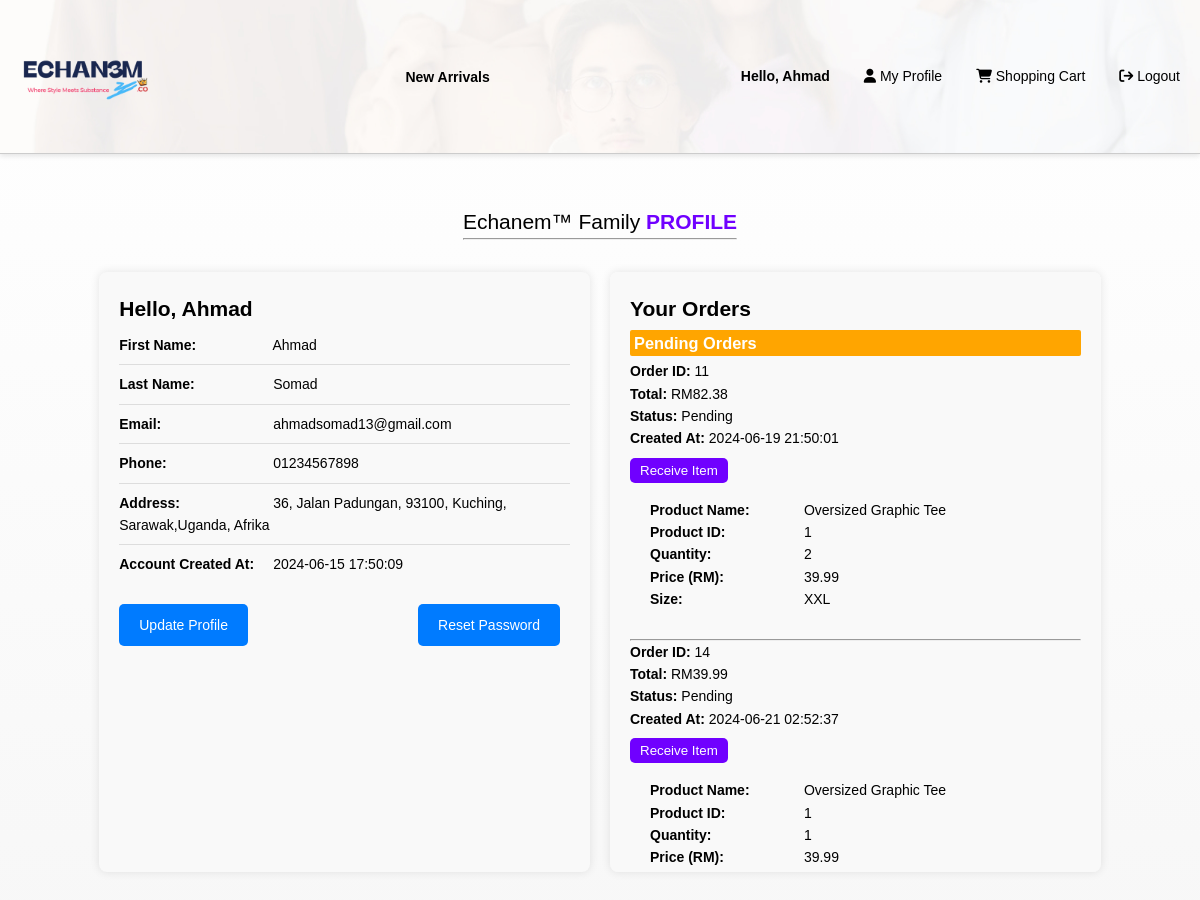
Screenshot of /page/profile.php (signed in) with the database file from the repository.
### tables this page shows
CREATE TABLE `customers` (
  `id` int(11) NOT NULL,
  `firstname` varchar(100) NOT NULL,
  `lastname` varchar(100) NOT NULL,
  `email` varchar(100) NOT NULL,
  `phone` varchar(15) DEFAULT NULL,
  `address` text DEFAULT NULL,
  `password` varchar(255) NOT NULL,
  `created_at` timestamp NOT NULL DEFAULT current_timestamp()
);

CREATE TABLE `orders` (
  `id` int(11) NOT NULL,
  `user_id` int(11) NOT NULL,
  `delivery_method` varchar(100) NOT NULL,
  `delivery_cost` decimal(10,2) NOT NULL,
  `payment_method` varchar(100) NOT NULL,
  `total` decimal(10,2) NOT NULL,
  `status` varchar(50) NOT NULL DEFAULT 'Pending',
  `address` text NOT NULL,
  `created_at` timestamp NOT NULL DEFAULT current_timestamp()
);

CREATE TABLE `order_items` (
  `id` int(11) NOT NULL,
  `order_id` int(11) NOT NULL,
  `product_id` int(11) NOT NULL,
  `quantity` int(11) NOT NULL,
  `price` decimal(10,2) NOT NULL,
  `size` varchar(100) NOT NULL
);

CREATE TABLE `products` (
  `id` int(11) NOT NULL,
  `name` varchar(100) NOT NULL,
  `description` text DEFAULT NULL,
  `price` decimal(10,2) NOT NULL,
  `sizes` longtext NOT NULL CHECK (json_valid(`sizes`)),
  `category` varchar(100) NOT NULL,
  `gendertype` varchar(100) NOT NULL,
  `stock` int(11) NOT NULL,
  `image_url` varchar(255) DEFAULT NULL,
  `created_at` timestamp NOT NULL DEFAULT current_timestamp()
);

### page/profile.php (the view, shortened to what this page needs)
<?php
    include('../incl/web_title_alt.html');
    $greet = '';
    if (isset($_SESSION['user_id'])) {
        $cus_name = $_SESSION['user_name'];
        $greet = "Hello, " . $cus_name;
        $profile_button = '<a href="profile.php"><i class="fas fa-user"></i> My Profile</a>';
        $log_button = '<a href="../access/logout.php" onclick="return confirm(\'Are you sure you want to logout?\')"><i class="fas fa-sign-out"></i> Logout</a>';
    } else {
        header('Location: ../access/login.php');
        exit();
    }
    $user_id = $_SESSION['user_id'];
    $q = "SELECT * FROM customers WHERE id = $user_id";
    $r = mysqli_query($dbc, $q);
    if ($r) {
        $user = mysqli_fetch_assoc($r);
    } else {
        echo '<p class="error">Error retrieving user data.</p>';
        exit();
    }
    $order_query = "SELECT * FROM orders WHERE user_id = $user_id";
    $order_result = mysqli_query($dbc, $order_query);
    ?>
    <body style="margin-top: 12.5vh;">
        <div class="title">
            <p>Echanem&#8482 Family <span>PROFILE</span></p>
            <hr>
        </div>
        <div class="damn">
            <div class="profile-info">
                <h2><?php echo $greet; ?></h2>
                <ul>
                    <li><strong>First Name:</strong> <?php echo htmlspecialchars($user['firstname']); ?></li>
                    <li><strong>Last Name:</strong> <?php echo htmlspecialchars($user['lastname']); ?></li>
                    <li><strong>Email:</strong> <?php echo htmlspecialchars($user['email']); ?></li>
                    <li><strong>Phone:</strong> <?php echo htmlspecialchars($user['phone']); ?></li>
                    <li><strong>Address:</strong> <?php echo htmlspecialchars($user['address']); ?></li>
                    <li><strong>Account Created At:</strong> <?php echo htmlspecialchars($user['created_at']); ?></li>
                </ul>
                <div class="update-button">
                    <a href="update_profile.php">Update Profile</a>
                    <a href="../access/resetpasswd.php">Reset Password</a>
                </div>
            </div>
            <div class="orders">
                <h2>Your Orders</h2>
                <div class="order-section">
                    <div class="order-title" style="background-color: orange;">
                        <h3>Pending Orders</h3>
                    </div>
                    <?php
                    if ($order_result) {
                        mysqli_data_seek($order_result, 0);
                        while ($order = mysqli_fetch_assoc($order_result)) {
                            if ($order['status'] === 'Pending') {
                                echo '<div class="order">';
                                echo '<p><strong>Order ID:</strong> ' . htmlspecialchars($order['id']) . '</p>';
                                echo '<p><strong>Total:</strong> RM' . htmlspecialchars($order['total']) . '</p>';
                                echo '<p><strong>Status:</strong> ' . htmlspecialchars($order['status']) . '</p>';
                                echo '<p><strong>Created At:</strong> ' . htmlspecialchars($order['created_at']) . '</p>';
                                echo '<button class="receive-item-button" onclick="completeOrder(' . htmlspecialchars($order['id']) . ')">Receive Item</button>';
                                $order_id = $order['id'];
                                $order_items_query = "SELECT * FROM order_items WHERE order_id = $order_id";
                                $order_items_result = mysqli_query($dbc, $order_items_query);
                                if ($order_items_result) {
                                    echo '<div class="order-items">';
                                    echo '<ul>';
                                    while ($item = mysqli_fetch_assoc($order_items_result)) {
                                        $item_id = $item['product_id'];
                                        $product_name_query = "SELECT name FROM products WHERE id = $item_id";
                                        $product_name_result = mysqli_query($dbc, $product_name_query);
                                        if ($product_name_result) {
                                            $prod = mysqli_fetch_assoc($product_name_result);
                                            $product_name = htmlspecialchars($prod['name']);
                                        } else {
                                            $product_name = 'Unknown';
                                        }
                                        echo '<li>';
                                        echo '<strong>Product Name:</strong> ' . $product_name . '<br>';
                                        echo '<strong>Product ID:</strong> ' . htmlspecialchars($item['product_id']) . '<br>';
                                        echo '<strong>Quantity:</strong> ' . htmlspecialchars($item['quantity']) . '<br>';
                                        echo '<strong>Price (RM):</strong> ' . htmlspecialchars($item['price']) . '<br>';
                                        echo '<strong>Size:</strong> ' . htmlspecialchars($item['size']);
                                        echo '</li>';
                                    }
                                    echo '</ul>';
                                    echo '</div>';
                                } else {
                                    echo '<p class="error">Error retrieving order items.</p>';
                                }
                                echo '</div>';
                                echo '<hr>';
                            }
                        }
                    } else {
                        echo '<p class="error">Error retrieving orders.</p>';
                    }
                    ?>
                </div>
            </div>
        </div>
    </body>
</html>

### css/stail-iii.css (style rules this page uses)
html { font-family: 'Palanquin', sans-serif; font-size: 14px; }
body { display: flex; flex-direction: column; align-items: center; }
header { display: flex; justify-content: space-between; align-items: center; padding: 1rem 2rem; background-color: #fff; position: sticky; top: 0; z-index: 10; box-shadow: 0 2px 5px rgba(0, 0, 0, 0.1); }
a { text-decoration: none; transition: all 0.2s ease-in-out; }
.nav-links { display: flex; }
.dropdown .dropbtn { background-color: transparent; border: none; cursor: pointer; padding: 0.5rem 1rem; font-size: 1rem; color: #000; }
.account-section { display: flex; }
.account-section a { margin-left: 1rem; color: #000; text-decoration: none; }
.title { text-align: center; margin: 12px auto; font-size: 1.5rem; }
.title span { color: #7000ff; font-weight: bold; }

### css/stail-iv.css (style rules this page uses)
.damn { display: flex; flex-wrap: wrap; justify-content: space-between; margin-top: 20px; gap: 20px; height: 100%; }
.profile-info, .orders { flex: 1; min-width: 400px; padding: 20px; background-color: #f9f9f9; border-radius: 8px; box-shadow: 0 0 10px rgba(0, 0, 0, 0.1); max-height: 600px; }
.orders { overflow-y: scroll; }
.profile-info ul, .orders ul { list-style-type: none; padding: 0; }
.profile-info ul li, .orders ul li { padding: 8px 0; border-bottom: 1px solid #ddd; }
.profile-info ul li:last-child, .orders ul li:last-child { border-bottom: none; }
.profile-info ul li strong, .orders ul li strong { display: inline-block; width: 150px; }
.update-button { display: flex; justify-content: space-between; margin-top: 20px; }
.update-button a { text-decoration: none; background-color: #007bff; color: white; padding: 10px 20px; border-radius: 5px; display: inline-block; margin-right: 10px; }
.order-items { margin-left: 20px; }
.order { margin-bottom: 20px; }
.order-title { width: 100%; margin: 4px 0; padding: 0 4px; border: none; border-radius: 2px; color: #fff; }
.receive-item-button { background-color: #7000ff; margin: 8px 0; color: white; padding: 5px 10px; border: none; border-radius: 5px; cursor: pointer; }

### css/stylehome.css (style rules this page uses)
* { margin: 0; padding: 0; box-sizing: border-box; }
body { font-family: Arial, sans-serif; background-color: #f0f0f0; background-image: linear-gradient(to bottom, #ffffff, #f0f0f0); line-height: 1.6; margin-bottom: 60px; position: relative; min-height: 100vh; }
header { display: flex; justify-content: space-between; align-items: center; padding: 10px 20px; background-color: #fff; border-bottom: 1px solid #ccc; position: fixed; top: 0; width: 100%; height: 10vh; z-index: 1000; margin: 0; background-repeat: no-repeat; background-size: cover; background-position: center; }
.nav-links { display: flex; gap: 20px; }
.nav-links .dropdown { position: relative; display: inline-block; }
.dropbtn { border: none; background: none; font-weight: bold; }
.account-section { display: flex; align-items: center; gap: 20px; }
.account-section a { text-decoration: none; color: black; }
img { width: 100%; vertical-align: middle; }

### rows the page displays
customers: firstname "Ahmad", lastname "Somad", email "ahmadsomad13@gmail.com", phone "01234567898", address "36, Jalan Padungan, 93100, Kuching, Sarawak,Uganda, Afrika", created_at "2024-06-15 17:50:09"
orders: id "11", total "82.38", status "Pending", created_at "2024-06-19 21:50:01"
order_items: product.name "Oversized Graphic Tee", product "1", quantity "2", price "39.99", size "XXL"
orders: id "14", total "39.99", status "Pending", created_at "2024-06-21 02:52:37"
order_items: product.name "Oversized Graphic Tee", product "1", quantity "1", price "39.99"

### other values shown
$greet "Hello, Ahmad"
